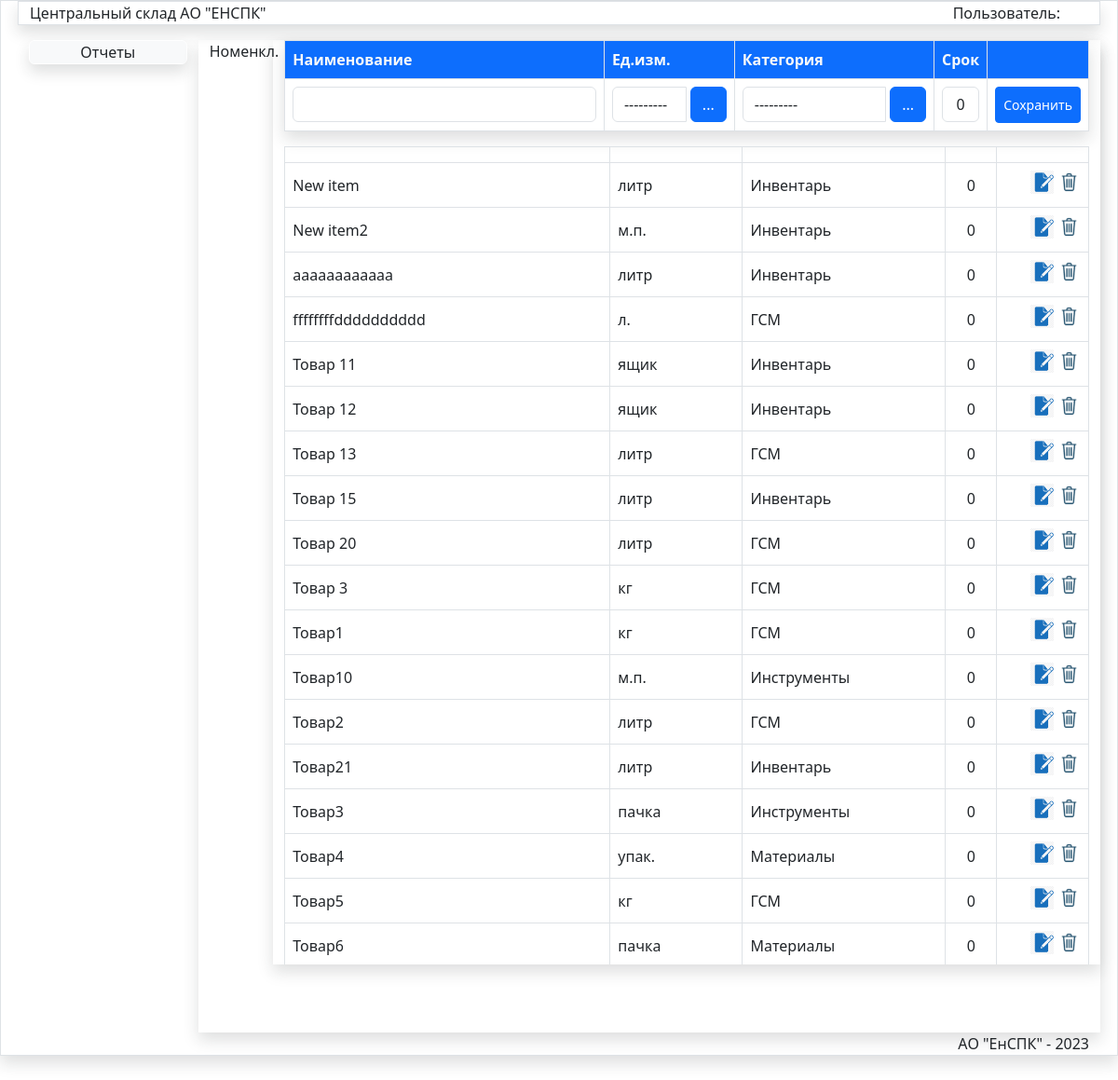
Page /SprNom/ on the earlier database version.
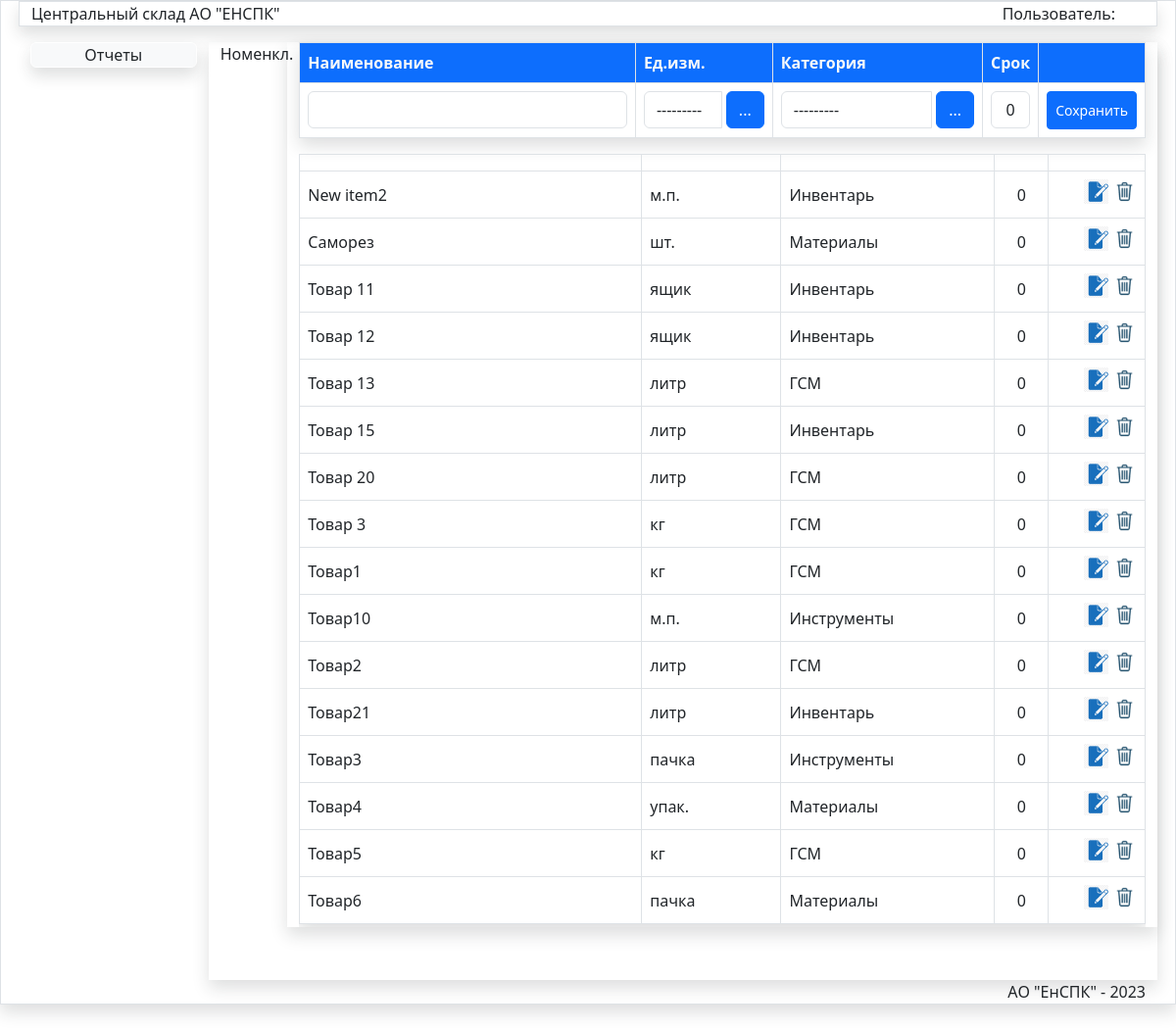
Same page on the later database version.
### store/models.py (models this page shows, shortened)
class Nom(models.Model):
    title = models.CharField(max_length=150, verbose_name='Наименование', unique=True )
    izm=models.ForeignKey(Unit,verbose_name='Ед.изм.',on_delete=models.PROTECT)
    category = models.ForeignKey(Category, verbose_name='Категория', on_delete=models.PROTECT)
    srok=models.IntegerField(blank=True,default=0)
    updated_at = models.DateTimeField(auto_now=True, verbose_name='Создан')
    created_at = models.DateTimeField(auto_now_add=True, verbose_name='Обновлен')
    class Meta:
        verbose_name = 'Номенклатура'
        verbose_name_plural = 'Номенклатура'
        ordering = ['title', ]

class Unit(models.Model):
    title = models.CharField(max_length=100,verbose_name='Наименование',unique=True)
    def __str__(self):
        return self.title
    class Meta:
        verbose_name='Единица измерения'
        verbose_name_plural='Единицы измерения'
        ordering=['title',]

class Category(models.Model):
    title = models.CharField(max_length=100, verbose_name='Наименование категории',unique=True)
    def __str__(self):
        return self.title
    class Meta:
        verbose_name='Категория'
        verbose_name_plural='Категории'
        ordering=['title',]

### store/views.py (the view)
# urls.py: path('SprNom/', SprNom, name='SprNom'),
def SprNom(request):
    form=NomForm()
    form2=UnitForm2()
    form3=CategoryForm2()
    unit=Nom.objects.all()
    return render(request,'store/spr/SprNom.html',{'title':"Номенклатура",'form':form,'unit':unit,
    'pic_label': 'Номенкл.','form2':form2,'form3':form3 })

### store/forms.py
class NomForm(forms.ModelForm):
   class Meta:
      model = Nom
      fields = '__all__'
      widgets = {
    'title': forms.TextInput(attrs={'class': 'form-control', 'id':'idtitle'}),
    'izm': forms.Select(attrs={'class': 'form-control','id':'idizm'}),
    'category': forms.Select(attrs={'class': 'form-control', 'id':'idcat'}),
     'srok': forms.TextInput(attrs={'class': 'form-control text-center', 'id':'idsrok'}),
         }

class UnitForm2(forms.ModelForm):
    class Meta:
        model = Unit
        fields = ['title']
        widgets = {
            'title': forms.TextInput(attrs={'class': 'form-control', 'style': 'width:460px;', 'id': 'idtitle2'}),
        }

### store/templates/store/spr/SprNom.html (shortened to what this page needs)
{% extends 'store/menu.html' %}
{% load static %}
{% block DataArea %}
<div class="row">
    <div class="col-md-1  ">{{pic_label}}</div>
<div class="col-md-11 mx-auto shadow">
<table class="table table-bordered shadow ">
 <thead class="bg-primary text-light">
    <tr class="mt-0">
        <th style="width:40%;" >Наименование </th>
        <th style="width:16.3%;"  >Ед.изм.</th>
         <th style="width:25%;"  >Категория</th>
         <th style="width:6.3%;"  >Срок</th>
        <th  style="width:11.3%" ></th>
    </tr>
  </thead>
<form  method="post" id="nom-form">
<tbody>
 <tr>
     <td> {{ form.title}}</td>
     <td>
         <div class="input-group">
                    {{form.izm}}
                    <div class=" input-group-button pr-2">
                        <button type="button" id="show-contact-modal-button" class="btn btn-primary mr-2" style="margin-left: 5px;" data-bs-toggle="modal" data-bs-target="#exampleModal5">...</button>
                    </div>
                </div>
        </td>
     <td   >
     <div class="input-group">
     {{form.category}}
     <div class=" input-group-button pr-2">
     <button type="button" id="show-contact-modal-button2" class="btn btn-primary mr-2" style="margin-left: 5px;" data-bs-toggle="modal" data-bs-target="#exampleModal6">...</button>
     </div>
     </div>
     </td>
     <td class=" text-end " >{{form.srok}}</td>
     <td class="pt-2 text-end" > <button type="submit" class="btn  btn-primary btn-sm pt-2 pb-2    " id="nomsavebtn" >Сохранить</button></td>
 </tr>
</form></tbody>
</table>
<div class="scrolltable">
<table class="table table-bordered shadow table-hover ">
<thead >
    <tr class="mt-0">
        <th style="width:40%" class="border" ></th>
        <th style="width:16.3%" class="border border-end-0" ></th>
         <th style="width:25%" class="border border-end-0" ></th>
         <th style="width:6.3%" class="text-center" ></th>
        <th style="width:11.3%" class="text-center" ></th>
    </tr>
  </thead>
<tbody id="tbody">
    {% for item in unit %}
<tr>
<td  class="align-middle">{{item.title}}</td>
<td  class="align-middle" >{{item.izm.title}}</td>
 <td  class="align-middle">{{item.category.title}}</td>
   <td  class="align-middle  text-center">{{item.srok}}</td>
<td class="text-end align-middle " ><input data-sid="{{item.id}}" data-update="#" class="btn-nom-update " value="Update" type="image" src="{% static '/images/edit2.png' %}" width="25px" >
<input data-sid="{{item.id}}" data-del="#" class="btn-nom-delete " value="Delete" type="image" src="{% static '/images/del.png' %}" width="25px"> </td>
</tr>
{% endfor %}
</tbody>
</table>
</div>
</div>
</div>
{% endblock DataArea %}

Differences in the rows shown:
removed Nom: title "New item", izm "литр", category "Инвентарь", srok "0"
removed Nom: title "aaaaaaaaaaaa", izm "литр", category "Инвентарь", srok "0"
removed Nom: title "ffffffffdddddddddd", izm "л.", category "ГСМ", srok "0"
added Nom: title "Саморез", izm "шт.", category "Материалы", srok "0"
